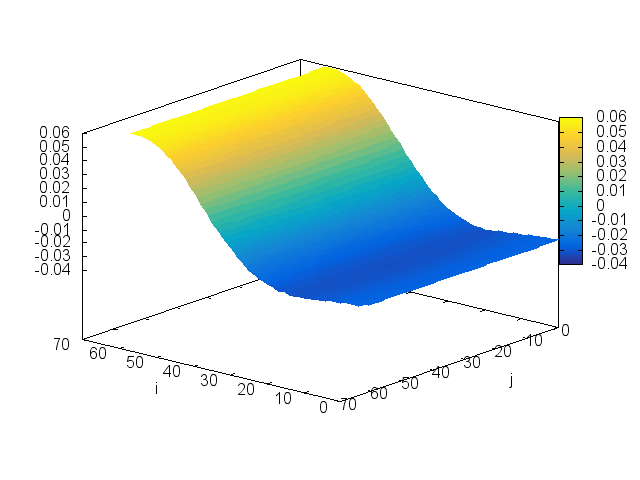

This figure's gnuplot source:
set term term_type;
set output output_file;
unset key
set xlabel "i"
set ylabel "j"
set border 895
set view 65,220, 1.0
load'plots/parula.pal'
splot 'data/compute_result.dat' i 0 matrix w pm3d lc 'white'


unset output;
